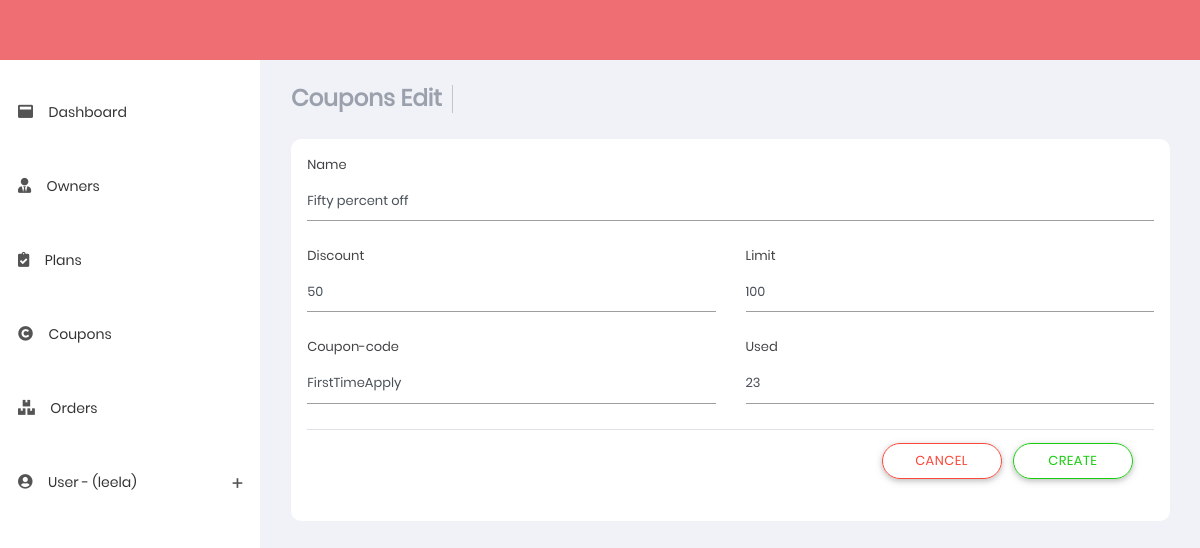
The app's page /coupons_edit/20 (signed in) with its own data.
### sub_part/models.py (models this page shows, shortened)
class couponcodes(models.Model):
    name = models.CharField(max_length=100)
    code = models.CharField(max_length=100)
    discount = models.IntegerField()
    limit = models.IntegerField()
    used = models.IntegerField()

### sub_part/views.py (the view)
# urls.py: path('coupons_edit/<int:id>',views.coupons_edit,name='coupons_edit'),
@login_required(login_url='login')
def coupons_edit(request,id):
    temp = couponcodes.objects.get(id=id)
    return render(request,'coupons_edit.html',{'temp':temp,'u':request.user})

### templates/coupons_edit.html (shortened to what this page needs)
{% extends 'base.html' %}
{% load static %}
{% block content %}
<section class="content">
    <div class="container-fluid">
        <div class="block-header">
            <div class="row">
                <div class="col-xs-12 col-sm-12 col-md-10 col-lg-10">
                    <ul class="breadcrumb breadcrumb-item ">
                        <li class="breadcrumb-item">
                            <h4 class="page-title">Coupons Edit</h4>
                        </li>
                    </ul>
                </div>
            </div>
        </div>
        <div class="card">
            <div class="card-body">
                <form action="/coupons_update/{{ temp.id }}" method="POST">
                    <div class="row clearfix">
                        <div class="col-lg-12">
                            <label for="name">Name</label>
                            <div class="form-group">
                                <div class="form-line">
                                    <input type="text" name="name" id="name" class="form-control"
                                        placeholder="Enter your Name" value="{{ temp.name }}">
                                </div>
                            </div>
                        </div>
                    </div>
                    <div class="row clearfix">
                        <div class="col-lg-6 col-md-6 col-sm-6 col-xs-6">
                            <label for="branch">Discount</label>
                            <div class="form-group">
                                <div class="form-line">
                                    <input type="text" name="discount" id="branch" class="form-control"
                                        placeholder="Enter Discount" value="{{ temp.discount }}">
                                </div>
                            </div>
                        </div>
                        <div class="col-lg-6 col-md-6 col-sm-6 col-xs-6">
                            <label for="cash_register">Limit</label>
                            <div class="form-group">
                                <div class="form-line">
                                    <input type="text" name="limit" id="cash_register" class="form-control"
                                        placeholder="Enter Limit" value="{{ temp.limit }}">
                                </div>
                            </div>
                        </div>
                    </div>
                    <div class="row clearfix">
                        <div class="col-lg-6 col-md-6 col-sm-6 col-xs-6">
                            <label for="branch">Coupon-code</label>
                            <div class="form-group">
                                <div class="form-line">
                                    <input type="text" name="code" id="branch" class="form-control"
                                        placeholder="Enter Coupon Code" value="{{ temp.code }}">
                                </div>
                            </div>
                        </div>
                        <div class="col-lg-6 col-md-6 col-sm-6 col-xs-6">
                            <label for="cash_register">Used</label>
                            <div class="form-group">
                                <div class="form-line">
                                    <input type="text" name="used" id="cash_register" class="form-control"
                                        placeholder="Enter No of Users Used" value="{{ temp.used }}">
                                </div>
                            </div>
                        </div>
                    </div>
                    <div class="modal-footer">
                        <div class="button-demo">
                            <a href="../coupons">
                                <button type="button" class="btn btn-outline-danger btn-border-radius"
                                    data-dismiss="modal">Cancel</button>
                            </a>
                            <button type="submit" class="btn btn-outline-success btn-border-radius">Create</button>
                        </div>
                    </div>
                </form>
            </div>
        </div>
    </div>
</section>
{% endblock %}

### templates/base.html (shortened to what this page needs)
{% load static %}
<!DOCTYPE html>
<html lang="en">
<head>
    <link href="{% static 'css/app.min.css'%}" rel="stylesheet">
    <link href="{% static 'css/style.css'%}" rel="stylesheet" />
    <link href="{% static 'css/styles/all-themes.css'%}" rel="stylesheet" />
</head>
<body class="light fixed">
    <nav class="navbar">
    </nav>
    <div>
        <aside id="leftsidebar" class="sidebar">
            <div class="menu">
                <ul class="list">
                    <li>
                        <a href="index">
                            <i class="fas fa-window-maximize"></i>
                            <span>Dashboard</span>
                        </a>
                    </li>
                    <li>
                        <a href="owners">
                            <i class="fas fa-user-tie"></i>
                            <span>Owners</span>
                        </a>
                    </li>
                    <li>
                        <a href="plans">
                            <i class="fas fa-clipboard-check"></i>
                            <span>Plans</span>
                        </a>
                    </li>
                    <li>
                        <a href="coupons">
                            <i class="fas fa-copyright"></i>
                            <span>Coupons</span>
                        </a>
                    </li>
                    <li>
                        <a href="orders">
                            <i class="fas fa-boxes"></i>
                            <span>Orders</span>
                        </a>
                    </li>
                    <li>
                        <a href="#" onClick="return false;" class="menu-toggle">
                            <i class="fas fa-user-circle"></i>
                            <span>User - ({{u.username}})</span>
                        </a>
                    </li>
                </ul>
            </div>
        </aside>
    </div>
    {% block content %}
    {% endblock %}
</body>
</html>

### records on screen
couponcodes: name "Fifty percent off", discount "50", limit "100", code "FirstTimeApply", used "23"

### other values on screen
{{ u.username }} "leela"
